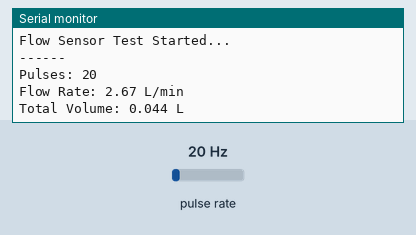
A sketch run on a simulated Arduino Uno, built with avr-gcc and run on an emulated ATmega328P. Shown: the last lines printed to the serial monitor. Wiring (inferred from the names in the program): pulse sensor: data pin 2. The inputs (shaded band) are chosen by the test bench; at power-on: pulse rate 20 Hz.

Above: at 1.2 s.
1.3 s: pulse rate (sensor on pin 2) set to 4 Hz
At 2.6 s:
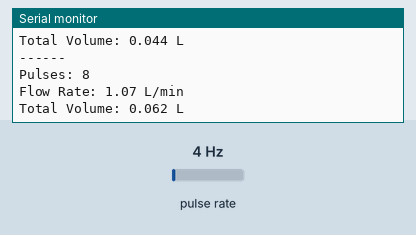
2.8 s: pulse rate (sensor on pin 2) set to 50 Hz
At 3.8 s:
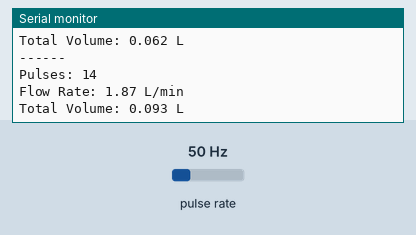
Timing chart, 0 to 5.8 s (numbered marks = the images above; inputs shaded):
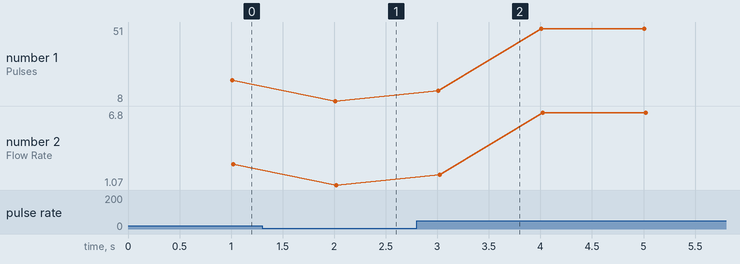

The sketch:

Flowsensor.ino
```cpp
#define FLOW_PIN 2   // D2 (INT0)

const float PULSES_PER_LITER = 450.0;

volatile unsigned long pulseCount = 0;
unsigned long lastTime = 0;
float flowRate = 0.0;
float totalLiters = 0.0;

// Interrupt function (NO IRAM_ATTR here)
void pulseCounter() {
  pulseCount++;
}

void setup() {
  Serial.begin(9600);

  pinMode(FLOW_PIN, INPUT_PULLUP);
  attachInterrupt(digitalPinToInterrupt(FLOW_PIN), pulseCounter, RISING);

  Serial.println("Flow Sensor Test Started...");
}

void loop() {
  unsigned long currentTime = millis();

  if (currentTime - lastTime >= 1000) {

    noInterrupts();
    unsigned long pulses = pulseCount;
    pulseCount = 0;
    interrupts();

    flowRate = (pulses / PULSES_PER_LITER) * 60.0;
    totalLiters += (pulses / PULSES_PER_LITER);

    Serial.println("------");
    Serial.print("Pulses: ");
    Serial.println(pulses);

    Serial.print("Flow Rate: ");
    Serial.print(flowRate);
    Serial.println(" L/min");

    Serial.print("Total Volume: ");
    Serial.print(totalLiters, 3);
    Serial.println(" L");

    lastTime = currentTime;
  }
}
```

Measured:
- after the input at 1.3 s, the serial monitor: prints a new line after 0.71 s (image 1)
- after the input at 2.8 s, the serial monitor: prints a new line after 0.21 s (image 2)
- plotted number 1: 20 → 8 after the input at 1.3 s, 8 → 50 after the input at 2.8 s
- plotted number 2: 2.67 → 1.07 after the input at 1.3 s, 1.07 → 6.67 after the input at 2.8 s
